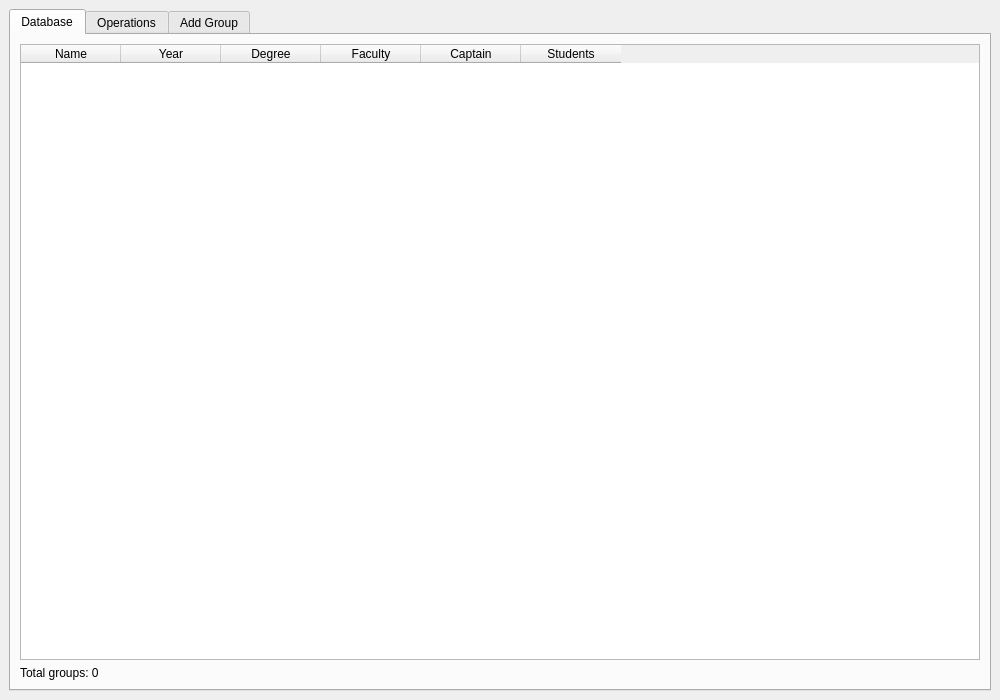
<?xml version="1.0" encoding="UTF-8"?>
<ui version="4.0">
 <class>MainWindow</class>
 <widget class="QMainWindow" name="MainWindow">
  <property name="geometry">
   <rect>
    <x>0</x>
    <y>0</y>
    <width>1000</width>
    <height>700</height>
   </rect>
  </property>
  <property name="windowTitle">
   <string>Student Group Database</string>
  </property>
  <widget class="QWidget" name="centralwidget">
   <layout class="QVBoxLayout" name="verticalLayout">
    <item>
     <widget class="QTabWidget" name="tabWidget">
      <widget class="QWidget" name="tab">
       <attribute name="title">
        <string>Database</string>
       </attribute>
       <layout class="QVBoxLayout" name="verticalLayout_2">
        <item>
         <widget class="QTableWidget" name="tableWidget">
          <column>
           <property name="text">
            <string>Name</string>
           </property>
          </column>
          <column>
           <property name="text">
            <string>Year</string>
           </property>
          </column>
          <column>
           <property name="text">
            <string>Degree</string>
           </property>
          </column>
          <column>
           <property name="text">
            <string>Faculty</string>
           </property>
          </column>
          <column>
           <property name="text">
            <string>Captain</string>
           </property>
          </column>
          <column>
           <property name="text">
            <string>Students</string>
           </property>
          </column>
         </widget>
        </item>
        <item>
         <widget class="QLabel" name="statusLabel">
          <property name="text">
           <string>Total groups: 0</string>
          </property>
         </widget>
        </item>
       </layout>
      </widget>
      <widget class="QWidget" name="tab_2">
       <attribute name="title">
        <string>Operations</string>
       </attribute>
       <layout class="QVBoxLayout" name="verticalLayout_3">
        <item>
         <layout class="QHBoxLayout" name="horizontalLayout">
          <item>
           <widget class="QPushButton" name="loadButton">
            <property name="text">
             <string>Load Database</string>
            </property>
           </widget>
          </item>
          <item>
           <widget class="QPushButton" name="saveButton">
            <property name="text">
             <string>Save Database</string>
            </property>
           </widget>
          </item>
          <item>
           <widget class="QPushButton" name="sortButton">
            <property name="text">
             <string>Sort by Name</string>
            </property>
           </widget>
          </item>
         </layout>
        </item>
        <item>
         <layout class="QHBoxLayout" name="horizontalLayout_2">
          <item>
           <widget class="QPushButton" name="deleteButton">
            <property name="text">
             <string>Delete Selected</string>
            </property>
           </widget>
          </item>
          <item>
           <widget class="QLineEdit" name="searchEdit"/>
          </item>
          <item>
           <widget class="QPushButton" name="searchButton">
            <property name="text">
             <string>Search</string>
            </property>
           </widget>
          </item>
         </layout>
        </item>
        <item>
         <layout class="QHBoxLayout" name="horizontalLayout_3">
          <item>
           <widget class="QLabel" name="label">
            <property name="text">
             <string>Year Range:</string>
            </property>
           </widget>
          </item>
          <item>
           <widget class="QSpinBox" name="startYearSpin">
            <property name="minimum">
             <number>2000</number>
            </property>
            <property name="maximum">
             <number>2100</number>
            </property>
            <property name="value">
             <number>2020</number>
            </property>
           </widget>
          </item>
          <item>
           <widget class="QLabel" name="label_2">
            <property name="text">
             <string>to</string>
            </property>
           </widget>
          </item>
          <item>
           <widget class="QSpinBox" name="endYearSpin">
            <property name="minimum">
             <number>2000</number>
            </property>
            <property name="maximum">
             <number>2100</number>
            </property>
            <property name="value">
             <number>2023</number>
            </property>
           </widget>
          </item>
          <item>
           <widget class="QPushButton" name="filterButton">
            <property name="text">
             <string>Filter</string>
            </property>
           </widget>
          </item>
         </layout>
        </item>
        <item>
         <layout class="QHBoxLayout" name="horizontalLayout_4">
          <item>
           <widget class="QLineEdit" name="facultyFilterEdit"/>
          </item>
          <item>
           <widget class="QPushButton" name="facultyButton">
            <property name="text">
             <string>Faculty Groups</string>
            </property>
           </widget>
          </item>
          <item>
           <widget class="QPushButton" name="splitButton">
            <property name="text">
             <string>Split by Degree</string>
            </property>
           </widget>
          </item>
         </layout>
        </item>
       </layout>
      </widget>
      <widget class="QWidget" name="tab_3">
       <attribute name="title">
        <string>Add Group</string>
       </attribute>
       <layout class="QVBoxLayout" name="verticalLayout_4">
        <item>
         <layout class="QFormLayout" name="formLayout">
          <item row="0" column="0">
           <widget class="QLabel" name="label_3">
            <property name="text">
             <string>Group Name:</string>
            </property>
           </widget>
          </item>
          <item row="0" column="1">
           <widget class="QLineEdit" name="nameEdit"/>
          </item>
          <item row="1" column="0">
           <widget class="QLabel" name="label_4">
            <property name="text">
             <string>Year:</string>
            </property>
           </widget>
          </item>
          <item row="1" column="1">
           <widget class="QSpinBox" name="yearSpin">
            <property name="minimum">
             <number>2000</number>
            </property>
            <property name="maximum">
             <number>2100</number>
            </property>
            <property name="value">
             <number>2023</number>
            </property>
           </widget>
          </item>
          <item row="2" column="0">
           <widget class="QLabel" name="label_5">
            <property name="text">
             <string>Degree:</string>
            </property>
           </widget>
          </item>
          <item row="2" column="1">
           <widget class="QComboBox" name="degreeCombo">
            <item>
             <property name="text">
              <string>Bachelor (B)</string>
             </property>
            </item>
            <item>
             <property name="text">
              <string>Specialist (C)</string>
             </property>
            </item>
            <item>
             <property name="text">
              <string>Master (M)</string>
             </property>
            </item>
           </widget>
          </item>
          <item row="3" column="0">
           <widget class="QLabel" name="label_6">
            <property name="text">
             <string>Faculty:</string>
            </property>
           </widget>
          </item>
          <item row="3" column="1">
           <widget class="QLineEdit" name="facultyEdit"/>
          </item>
          <item row="4" column="0">
           <widget class="QLabel" name="label_7">
            <property name="text">
             <string>Captain:</string>
            </property>
           </widget>
          </item>
          <item row="4" column="1">
           <widget class="QLineEdit" name="captainEdit"/>
          </item>
          <item row="5" column="0">
           <widget class="QLabel" name="label_8">
            <property name="text">
             <string>Student Count:</string>
            </property>
           </widget>
          </item>
          <item row="5" column="1">
           <widget class="QSpinBox" name="countSpin">
            <property name="minimum">
             <number>1</number>
            </property>
            <property name="maximum">
             <number>100</number>
            </property>
            <property name="value">
             <number>30</number>
            </property>
           </widget>
          </item>
         </layout>
        </item>
        <item>
         <widget class="QPushButton" name="addButton">
          <property name="text">
           <string>Add Group</string>
          </property>
         </widget>
        </item>
       </layout>
      </widget>
     </widget>
    </item>
   </layout>
  </widget>
 </widget>
 <resources/>
 <connections/>
</ui>
